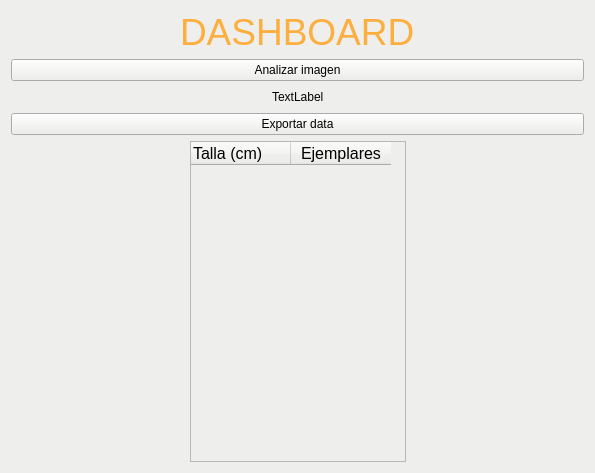
<?xml version="1.0" encoding="UTF-8"?>
<ui version="4.0">
 <class>dashboard</class>
 <widget class="QWidget" name="dashboard">
  <property name="geometry">
   <rect>
    <x>0</x>
    <y>0</y>
    <width>595</width>
    <height>473</height>
   </rect>
  </property>
  <property name="windowTitle">
   <string>Dashboard</string>
  </property>
  <property name="styleSheet">
   <string notr="true">background-color: rgb(238, 238, 236);</string>
  </property>
  <layout class="QGridLayout" name="gridLayout_2">
   <item row="0" column="0">
    <layout class="QVBoxLayout" name="verticalLayout">
     <item>
      <layout class="QHBoxLayout" name="horizontalLayout_5">
       <item>
        <spacer name="horizontalSpacer_2">
         <property name="orientation">
          <enum>Qt::Horizontal</enum>
         </property>
         <property name="sizeHint" stdset="0">
          <size>
           <width>5</width>
           <height>5</height>
          </size>
         </property>
        </spacer>
       </item>
       <item>
        <widget class="QLabel" name="label">
         <property name="baseSize">
          <size>
           <width>500</width>
           <height>100</height>
          </size>
         </property>
         <property name="styleSheet">
          <string notr="true">color:rgb(252, 175, 62);
font-size:28pt;</string>
         </property>
         <property name="text">
          <string>DASHBOARD</string>
         </property>
        </widget>
       </item>
       <item>
        <spacer name="horizontalSpacer">
         <property name="orientation">
          <enum>Qt::Horizontal</enum>
         </property>
         <property name="sizeHint" stdset="0">
          <size>
           <width>5</width>
           <height>5</height>
          </size>
         </property>
        </spacer>
       </item>
      </layout>
     </item>
     <item>
      <widget class="QPushButton" name="analyzeButton">
       <property name="text">
        <string>Analizar imagen</string>
       </property>
      </widget>
     </item>
     <item>
      <layout class="QHBoxLayout" name="horizontalLayout">
       <item>
        <spacer name="horizontalSpacer_3">
         <property name="orientation">
          <enum>Qt::Horizontal</enum>
         </property>
         <property name="sizeHint" stdset="0">
          <size>
           <width>40</width>
           <height>20</height>
          </size>
         </property>
        </spacer>
       </item>
       <item>
        <widget class="QLabel" name="image_label">
         <property name="text">
          <string>TextLabel</string>
         </property>
        </widget>
       </item>
       <item>
        <spacer name="horizontalSpacer_4">
         <property name="orientation">
          <enum>Qt::Horizontal</enum>
         </property>
         <property name="sizeHint" stdset="0">
          <size>
           <width>40</width>
           <height>20</height>
          </size>
         </property>
        </spacer>
       </item>
      </layout>
     </item>
     <item>
      <widget class="QPushButton" name="exportButton">
       <property name="text">
        <string>Exportar data</string>
       </property>
      </widget>
     </item>
     <item>
      <layout class="QHBoxLayout" name="horizontalLayout_2">
       <item>
        <spacer name="horizontalSpacer_5">
         <property name="orientation">
          <enum>Qt::Horizontal</enum>
         </property>
         <property name="sizeHint" stdset="0">
          <size>
           <width>40</width>
           <height>20</height>
          </size>
         </property>
        </spacer>
       </item>
       <item>
        <widget class="QTableWidget" name="tableSum">
         <property name="sizeAdjustPolicy">
          <enum>QAbstractScrollArea::AdjustToContents</enum>
         </property>
         <column>
          <property name="text">
           <string>Talla (cm)</string>
          </property>
          <property name="font">
           <font>
            <family>Ubuntu</family>
            <pointsize>12</pointsize>
            <weight>50</weight>
            <bold>false</bold>
           </font>
          </property>
          <property name="textAlignment">
           <set>AlignLeading|AlignBottom</set>
          </property>
          <property name="background">
           <color>
            <red>243</red>
            <green>243</green>
            <blue>243</blue>
           </color>
          </property>
         </column>
         <column>
          <property name="text">
           <string>Ejemplares</string>
          </property>
          <property name="font">
           <font>
            <pointsize>12</pointsize>
            <weight>50</weight>
            <bold>false</bold>
           </font>
          </property>
          <property name="background">
           <color>
            <red>243</red>
            <green>243</green>
            <blue>243</blue>
           </color>
          </property>
         </column>
        </widget>
       </item>
       <item>
        <spacer name="horizontalSpacer_6">
         <property name="orientation">
          <enum>Qt::Horizontal</enum>
         </property>
         <property name="sizeHint" stdset="0">
          <size>
           <width>40</width>
           <height>20</height>
          </size>
         </property>
        </spacer>
       </item>
      </layout>
     </item>
    </layout>
   </item>
  </layout>
 </widget>
 <resources/>
 <connections/>
</ui>
